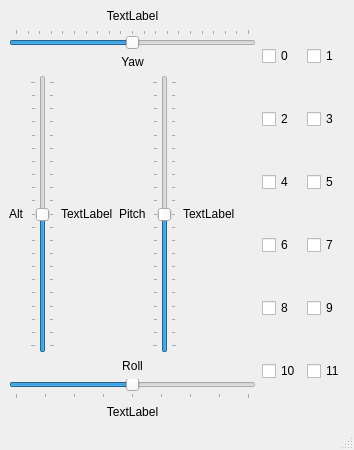
<?xml version="1.0" encoding="UTF-8"?>
<ui version="4.0">
 <class>MainWindow</class>
 <widget class="QMainWindow" name="MainWindow">
  <property name="geometry">
   <rect>
    <x>0</x>
    <y>0</y>
    <width>354</width>
    <height>450</height>
   </rect>
  </property>
  <property name="windowTitle">
   <string>Soft Joystick</string>
  </property>
  <widget class="QWidget" name="centralwidget">
   <layout class="QHBoxLayout" name="horizontalLayout_2">
    <item>
     <layout class="QHBoxLayout" name="horizontalLayout">
      <item>
       <layout class="QVBoxLayout" name="verticalLayout_3">
        <item>
         <widget class="QLabel" name="yawLabel">
          <property name="text">
           <string>TextLabel</string>
          </property>
          <property name="alignment">
           <set>Qt::AlignCenter</set>
          </property>
         </widget>
        </item>
        <item>
         <widget class="QSlider" name="yawSlider">
          <property name="minimum">
           <number>-100</number>
          </property>
          <property name="maximum">
           <number>100</number>
          </property>
          <property name="singleStep">
           <number>10</number>
          </property>
          <property name="pageStep">
           <number>25</number>
          </property>
          <property name="orientation">
           <enum>Qt::Horizontal</enum>
          </property>
          <property name="invertedAppearance">
           <bool>false</bool>
          </property>
          <property name="invertedControls">
           <bool>false</bool>
          </property>
          <property name="tickPosition">
           <enum>QSlider::TicksAbove</enum>
          </property>
         </widget>
        </item>
        <item>
         <widget class="QLabel" name="label_2">
          <property name="text">
           <string>Yaw</string>
          </property>
          <property name="alignment">
           <set>Qt::AlignCenter</set>
          </property>
         </widget>
        </item>
        <item>
         <layout class="QHBoxLayout" name="horizontalLayout_3">
          <item>
           <widget class="QLabel" name="label_4">
            <property name="text">
             <string>Alt</string>
            </property>
           </widget>
          </item>
          <item>
           <widget class="QSlider" name="altSlider">
            <property name="minimum">
             <number>-100</number>
            </property>
            <property name="maximum">
             <number>100</number>
            </property>
            <property name="singleStep">
             <number>10</number>
            </property>
            <property name="pageStep">
             <number>25</number>
            </property>
            <property name="orientation">
             <enum>Qt::Vertical</enum>
            </property>
            <property name="tickPosition">
             <enum>QSlider::TicksBothSides</enum>
            </property>
           </widget>
          </item>
          <item>
           <widget class="QLabel" name="altLabel">
            <property name="text">
             <string>TextLabel</string>
            </property>
           </widget>
          </item>
          <item>
           <widget class="QLabel" name="label">
            <property name="sizePolicy">
             <sizepolicy hsizetype="Minimum" vsizetype="Preferred">
              <horstretch>0</horstretch>
              <verstretch>0</verstretch>
             </sizepolicy>
            </property>
            <property name="text">
             <string>Pitch</string>
            </property>
           </widget>
          </item>
          <item>
           <widget class="QSlider" name="pitchSlider">
            <property name="sizePolicy">
             <sizepolicy hsizetype="Fixed" vsizetype="Expanding">
              <horstretch>0</horstretch>
              <verstretch>0</verstretch>
             </sizepolicy>
            </property>
            <property name="layoutDirection">
             <enum>Qt::LeftToRight</enum>
            </property>
            <property name="minimum">
             <number>-100</number>
            </property>
            <property name="maximum">
             <number>100</number>
            </property>
            <property name="singleStep">
             <number>10</number>
            </property>
            <property name="pageStep">
             <number>25</number>
            </property>
            <property name="orientation">
             <enum>Qt::Vertical</enum>
            </property>
            <property name="invertedAppearance">
             <bool>false</bool>
            </property>
            <property name="tickPosition">
             <enum>QSlider::TicksBothSides</enum>
            </property>
           </widget>
          </item>
          <item>
           <widget class="QLabel" name="pitchLabel">
            <property name="sizePolicy">
             <sizepolicy hsizetype="Expanding" vsizetype="Preferred">
              <horstretch>0</horstretch>
              <verstretch>0</verstretch>
             </sizepolicy>
            </property>
            <property name="text">
             <string>TextLabel</string>
            </property>
           </widget>
          </item>
         </layout>
        </item>
        <item>
         <widget class="QLabel" name="label_3">
          <property name="text">
           <string>Roll</string>
          </property>
          <property name="alignment">
           <set>Qt::AlignCenter</set>
          </property>
         </widget>
        </item>
        <item>
         <widget class="QSlider" name="rollSlider">
          <property name="minimum">
           <number>-100</number>
          </property>
          <property name="maximum">
           <number>100</number>
          </property>
          <property name="singleStep">
           <number>10</number>
          </property>
          <property name="pageStep">
           <number>25</number>
          </property>
          <property name="orientation">
           <enum>Qt::Horizontal</enum>
          </property>
          <property name="tickPosition">
           <enum>QSlider::TicksBelow</enum>
          </property>
          <property name="tickInterval">
           <number>25</number>
          </property>
         </widget>
        </item>
        <item>
         <widget class="QLabel" name="rollLabel">
          <property name="text">
           <string>TextLabel</string>
          </property>
          <property name="alignment">
           <set>Qt::AlignCenter</set>
          </property>
         </widget>
        </item>
       </layout>
      </item>
      <item>
       <layout class="QGridLayout" name="gridLayout_2">
        <item row="0" column="0">
         <widget class="QCheckBox" name="button_0">
          <property name="text">
           <string>0</string>
          </property>
         </widget>
        </item>
        <item row="0" column="1">
         <widget class="QCheckBox" name="button_1">
          <property name="text">
           <string>1</string>
          </property>
         </widget>
        </item>
        <item row="1" column="0">
         <widget class="QCheckBox" name="button_2">
          <property name="text">
           <string>2</string>
          </property>
         </widget>
        </item>
        <item row="1" column="1">
         <widget class="QCheckBox" name="button_3">
          <property name="text">
           <string>3</string>
          </property>
         </widget>
        </item>
        <item row="2" column="0">
         <widget class="QCheckBox" name="button_4">
          <property name="text">
           <string>4</string>
          </property>
         </widget>
        </item>
        <item row="2" column="1">
         <widget class="QCheckBox" name="button_5">
          <property name="text">
           <string>5</string>
          </property>
         </widget>
        </item>
        <item row="3" column="0">
         <widget class="QCheckBox" name="button_6">
          <property name="text">
           <string>6</string>
          </property>
         </widget>
        </item>
        <item row="3" column="1">
         <widget class="QCheckBox" name="button_7">
          <property name="text">
           <string>7</string>
          </property>
         </widget>
        </item>
        <item row="4" column="0">
         <widget class="QCheckBox" name="button_8">
          <property name="text">
           <string>8</string>
          </property>
         </widget>
        </item>
        <item row="4" column="1">
         <widget class="QCheckBox" name="button_9">
          <property name="text">
           <string>9</string>
          </property>
         </widget>
        </item>
        <item row="5" column="0">
         <widget class="QCheckBox" name="button_10">
          <property name="text">
           <string>10</string>
          </property>
         </widget>
        </item>
        <item row="5" column="1">
         <widget class="QCheckBox" name="button_11">
          <property name="text">
           <string>11</string>
          </property>
         </widget>
        </item>
       </layout>
      </item>
     </layout>
    </item>
   </layout>
  </widget>
  <widget class="QMenuBar" name="menubar">
   <property name="geometry">
    <rect>
     <x>0</x>
     <y>0</y>
     <width>354</width>
     <height>26</height>
    </rect>
   </property>
  </widget>
  <widget class="QStatusBar" name="statusbar"/>
 </widget>
 <resources/>
 <connections/>
</ui>
